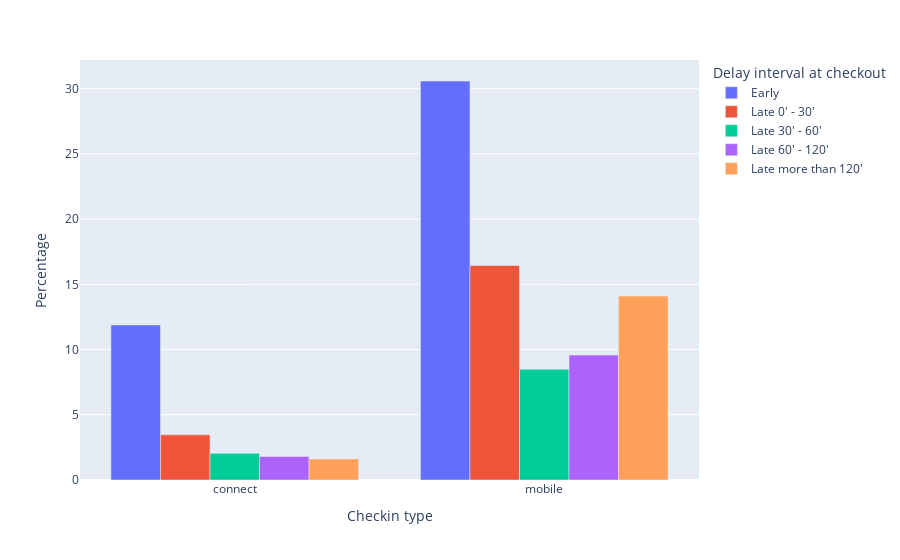

The code cell stored with this chart in its notebook:
### Markdown cell above
How often are drivers late for the next check-in? How does it impact the next driver ?

### Code cell
df_delay_habit = df_delay[df_delay["delay_checkout_interval"]!="NA"].groupby(["delay_checkout_interval", "checkin_type"]).size().reset_index(name="count")
df_delay_habit["percentage"] = compute_percentage(df_delay_habit["count"])

fig_4 = px.bar(
    data_frame=df_delay_habit,
    x="checkin_type",
    y="percentage",
    color="delay_checkout_interval",
    labels={
        "checkin_type": "Checkin type",
        "percentage": "Percentage",
        "delay_checkout_interval": "Delay interval at checkout"
    },
    barmode="group"
)

fig_4.show()

### Figure 1 — Plotly figure (JSON) as saved in the notebook; plotly's stock layout.template omitted (floating-point values rounded to 4 significant figures)
{"data": [{"alignmentgroup": "True", "hovertemplate": "Delay interval at checkout=Early<br>Checkin type=%{x}<br>Percentage=%{y}<extra></extra>", "legendgroup": "Early", "marker": {"color": "#636efa", "pattern": {"shape": ""}}, "name": "Early", "offsetgroup": "Early", "orientation": "v", "showlegend": true, "textposition": "auto", "type": "bar", "x": ["connect", "mobile"], "xaxis": "x", "y": [11.89, 30.58], "yaxis": "y"}, {"alignmentgroup": "True", "hovertemplate": "Delay interval at checkout=Late 0' - 30'<br>Checkin type=%{x}<br>Percentage=%{y}<extra></extra>", "legendgroup": "Late 0' - 30'", "marker": {"color": "#EF553B", "pattern": {"shape": ""}}, "name": "Late 0' - 30'", "offsetgroup": "Late 0' - 30'", "orientation": "v", "showlegend": true, "textposition": "auto", "type": "bar", "x": ["connect", "mobile"], "xaxis": "x", "y": [3.463, 16.44], "yaxis": "y"}, {"alignmentgroup": "True", "hovertemplate": "Delay interval at checkout=Late 30' - 60'<br>Checkin type=%{x}<br>Percentage=%{y}<extra></extra>", "legendgroup": "Late 30' - 60'", "marker": {"color": "#00cc96", "pattern": {"shape": ""}}, "name": "Late 30' - 60'", "offsetgroup": "Late 30' - 60'", "orientation": "v", "showlegend": true, "textposition": "auto", "type": "bar", "x": ["connect", "mobile"], "xaxis": "x", "y": [2.043, 8.491], "yaxis": "y"}, {"alignmentgroup": "True", "hovertemplate": "Delay interval at checkout=Late 60' - 120'<br>Checkin type=%{x}<br>Percentage=%{y}<extra></extra>", "legendgroup": "Late 60' - 120'", "marker": {"color": "#ab63fa", "pattern": {"shape": ""}}, "name": "Late 60' - 120'", "offsetgroup": "Late 60' - 120'", "orientation": "v", "showlegend": true, "textposition": "auto", "type": "bar", "x": ["connect", "mobile"], "xaxis": "x", "y": [1.805, 9.574], "yaxis": "y"}, {"alignmentgroup": "True", "hovertemplate": "Delay interval at checkout=Late more than 120'<br>Checkin type=%{x}<br>Percentage=%{y}<extra></extra>", "legendgroup": "Late more than 120'", "marker": {"color": "#FFA15A", "pattern": {"shape": ""}}, "name": "Late more than 120'", "offsetgroup": "Late more than 120'", "orientation": "v", "showlegend": true, "textposition": "auto", "type": "bar", "x": ["connect", "mobile"], "xaxis": "x", "y": [1.615, 14.1], "yaxis": "y"}], "layout": {"barmode": "group", "legend": {"title": {"text": "Delay interval at checkout"}, "tracegroupgap": 0}, "margin": {"t": 60}, "xaxis": {"anchor": "y", "domain": [0, 1], "title": {"text": "Checkin type"}}, "yaxis": {"anchor": "x", "domain": [0, 1], "title": {"text": "Percentage"}}}}
